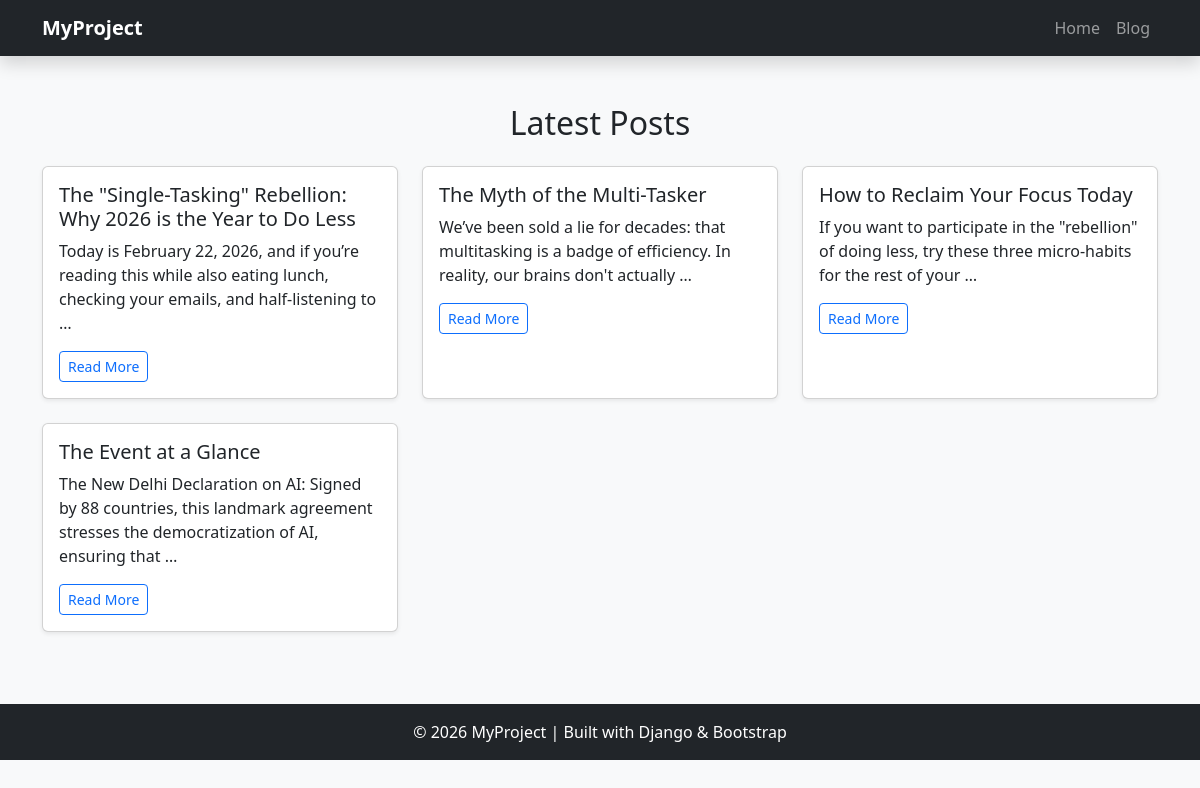
Screenshot of /blog/ with the database file from the repository.
### blog/models.py (models this page shows, shortened)
class Post(models.Model):
      title = models.CharField(max_length=200)
      content = models.TextField()

### blog/views.py (the view)
# urls.py: path('', views.blog_list, name='blog_list'),
def blog_list(request):
      posts = Post.objects.all()
      return render(request, 'blog/blog_list.html', {'posts': posts})

### blog/templates/blog/blog_list.html (shortened to what this page needs)
{% extends 'base.html' %}
{% block content %}
<h2 class="mb-4 text-center">Latest Posts</h2>
<div class="row">
      {% for post in posts %}
      <div class="col-md-4 mb-4">
            <div class="card shadow-sm h-100">
                  <div class="card-body">
                        <h5 class="card-title">{{ post.title }}</h5>
                        <p class="card-text">
                              {{ post.content|truncatewords:20 }}
                        </p>
                        <a href="{{ post.id }}/" class="btn btn-outline-primary btn-sm">
                              Read More
                        </a>
                  </div>
            </div>
      </div>
      {% empty %}
      <p>No posts available.</p>
      {% endfor %}
</div>
{% endblock %}

### templates/base.html (shortened to what this page needs)
<!DOCTYPE html>
<html lang="en">
<head>
      <link href="https://cdn.jsdelivr.net/npm/bootstrap@5.3.2/dist/css/bootstrap.min.css" rel="stylesheet">
</head>
<body>
      {% include 'components/navbar.html' %}
      <div class="container mt-5">
            {% block content %}{% endblock %}
      </div>
      {% include 'components/footer.html' %}
</body>
</html>

### templates/components/navbar.html (shortened to what this page needs)
<nav class="navbar navbar-expand-lg navbar-dark bg-dark shadow">
      <div class="container">
            <a class="navbar-brand fw-bold" href="/">MyProject</a>
            <div class="collapse navbar-collapse" id="navbarNav">
                  <ul class="navbar-nav ms-auto">
                        <li class="nav-item">
                              <a class="nav-link" href="/">Home</a>
                        </li>
                        <li class="nav-item">
                              <a class="nav-link" href="/blog/">Blog</a>
                        </li>
                  </ul>
            </div>
      </div>
</nav>

### templates/components/footer.html
<footer class="bg-dark text-white text-center py-3 mt-5">
      <p class="mb-0">© 2026 MyProject | Built with Django & Bootstrap</p>
</footer>

### templates/base.html (style rules this page uses)
body { background-color: #f8f9fa; }

### rows the page displays
Post: title "The \"Single-Tasking\" Rebellion: Why 2026 is the Year to Do Less", content "Today is February 22, 2026, and if you’re reading this while also eating lunch, checking your emails, and half-listening to …"
Post: title "The Myth of the Multi-Tasker", content "We’ve been sold a lie for decades: that multitasking is a badge of efficiency. In reality, our brains don't actually …"
Post: title "How to Reclaim Your Focus Today", content "If you want to participate in the \"rebellion\" of doing less, try these three micro-habits for the rest of your …"
Post: title "The Event at a Glance", content "The New Delhi Declaration on AI: Signed by 88 countries, this landmark agreement stresses the democratization of AI, ensuring that …"
